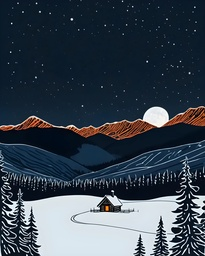
#> input picture images/tomes/essais-ia/tome-1/titre-tome-1-original.jpg, 205 x 256 px, shrunk from 3072 x 3840 before the run
$ python -i vectoriser.py   (imports and definitions only)
#> lines starting #> are read from the running program, lines starting #| are printed output that depends on the picture; after the words box and inside, x2 and y2 are one past the last pixel; in counts of white or black regions, pixels touching at a corner belong together
"""Calque fidèle d'un dessin au trait : l'image agrandie, coupée en tons (trait foncé, trait pâle,
aplats), chaque ton passé à potrace en courbes de Bézier. Le trait garde l'épaisseur que le
dessinateur lui a donnée ; rien n'est redessiné, symétrisé ni « encré » par-dessus."""
import numpy as np, potrace
from PIL import Image
from scipy import ndimage as ndi
from skimage.morphology import remove_small_objects, disk


# [8 lines left out: function gris, not called in this run]


def nettoyer(m, k, aire_min):
    """Enlève les miettes plus petites que aire_min pixels d'origine."""
    return remove_small_objects(m, max_size=int(aire_min * k * k))


# [95 lines left out: functions tons, chemin, svg, calque_tons, blanchir, not called in this run]


def calque_encre_ombre(chemin, k=6, sigma=0.35, cmax=160.0, rayon=2.0, miette=1.5,
                       sat_min=6, ombre_lisse=0.8, ombre_min=6.0):
    """Dessin à l'encre avec aplats d'ombre colorés (planche de croquis) : rend (encre, ombre),
    deux masques à l'échelle k. L'encre est coupée à mi-chemin cœur-fond ; l'ombre est ce qui
    est teinté sans être de l'encre, lissé, et passe un peu sous l'encre pour ne laisser aucun jour."""
#> called with k = 6, sigma = 0.35, cmax = 160, rayon = 2, miette = 1.5, sat_min = 6, ombre_lisse = 0.8, ombre_min = 6
    im = Image.open(chemin).convert('RGB')
#> im is the input picture: PIL image 205x256 RGB; mean R, G, B 56, 67.5, 79.4
    W, H = im.size
#> W = 205; H = 256
    big = im.resize((W * k, H * k), Image.BICUBIC)
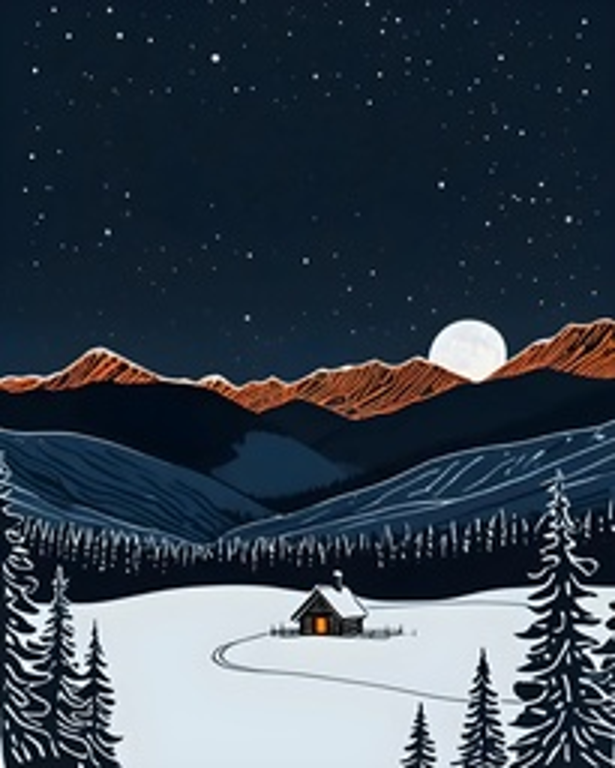
#> big: PIL image 1230x1536 RGB (shown at 1/2 size); mean R, G, B 56.1, 67.5, 79.4
    a = np.asarray(big, float)
    if sigma:
        a = ndi.gaussian_filter(a, (sigma * k, sigma * k, 0))
    G = a.mean(2); S = a.max(2) - a.min(2)
#> after `G = a.mean(2)`:
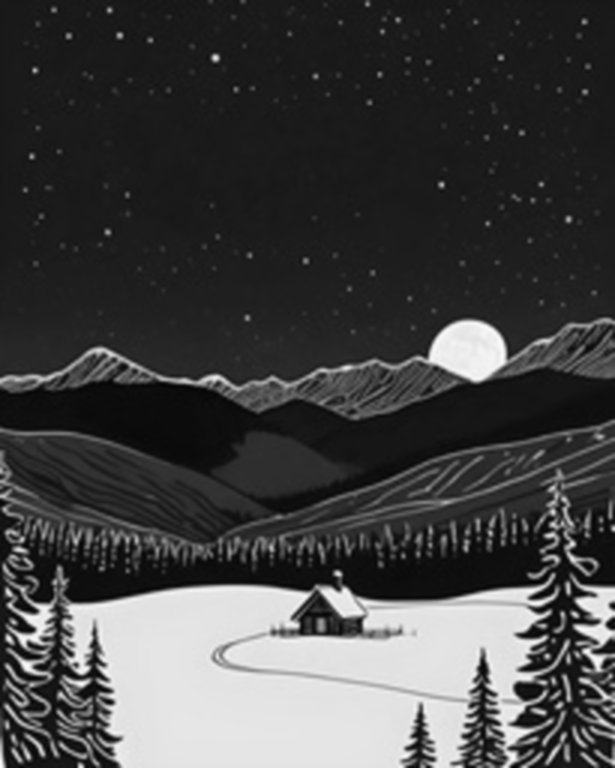
#> G: shape (1536, 1230) float64 (shown at 1/2 size); min 3.84, max 251.6, mean 67.7
#> after `S = a.max(2) - a.min(2)`:
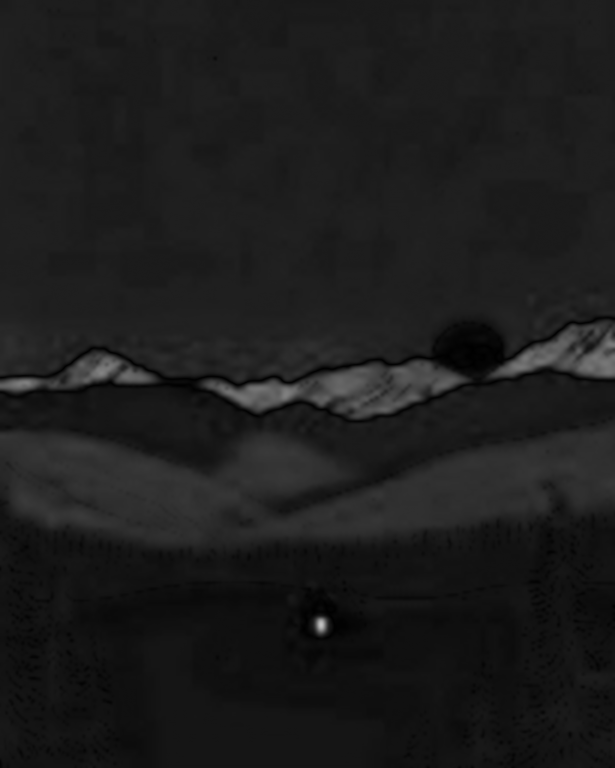
#> S: shape (1536, 1230) float64 (shown at 1/2 size); min 0.0546, max 194.8, mean 28.6
    coeur = ndi.minimum_filter(G, footprint=disk(int(rayon * k)))
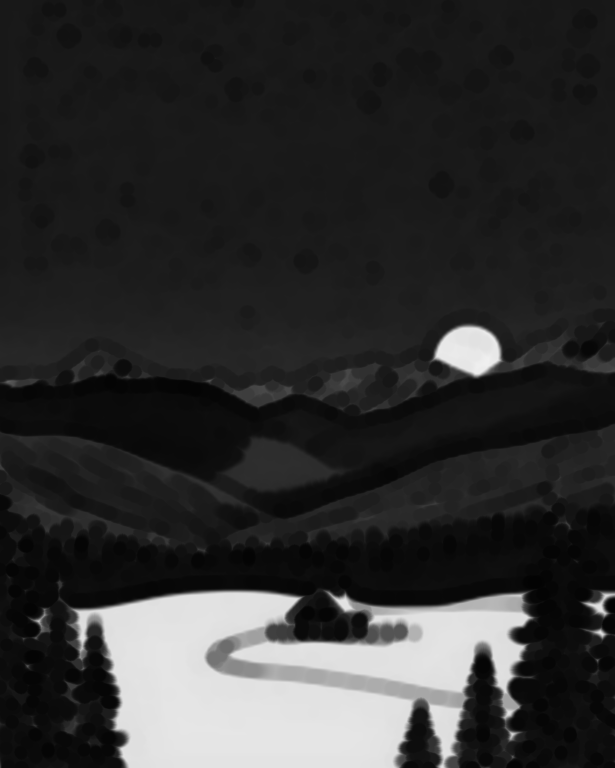
#> coeur: shape (1536, 1230) float64 (shown at 1/2 size); min 3.84, max 240.5, mean 48.7
    encre = (G < (coeur + 255) / 2) & (coeur < cmax)
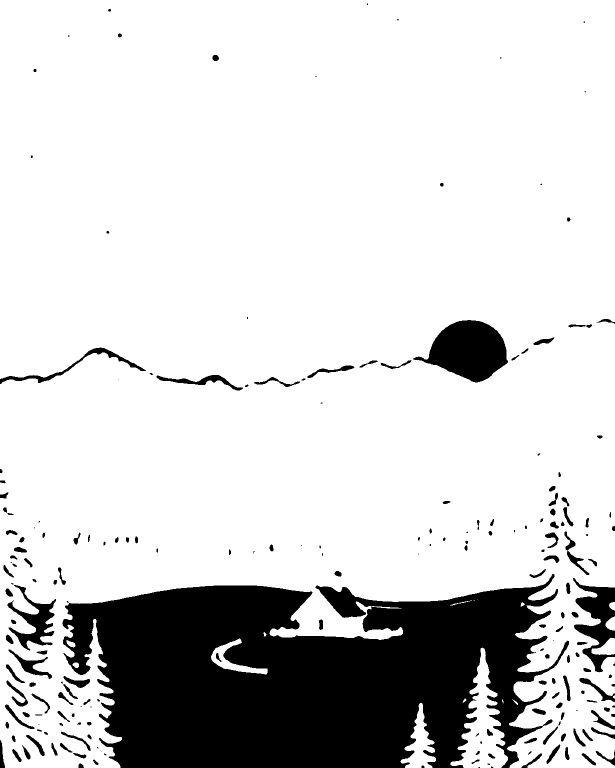
#> encre: shape (1536, 1230) bool (shown at 1/2 size); 82.8% white; 207 black regions (44 under 20 px), largest, box (x1, y1, x2, y2) and area: (125, 1148, 1138, 1536) 274009, (826, 640, 1016, 765) 14281, (1146, 1156, 1230, 1345) 7053
    encre = nettoyer(ndi.binary_opening(encre, structure=disk(1)), k, miette)
    om = (S >= sat_min) & (G > 150) & (G < 243) & ~encre
    r = max(1, int(ombre_lisse * k))
    om = ndi.binary_closing(ndi.binary_opening(om, structure=disk(r)), structure=disk(r))
    om = nettoyer(om, k, ombre_min)
    om = om | (ndi.binary_dilation(om, structure=disk(int(1.2 * k))) & encre)
    return encre, om


# [68 lines left out: functions morceaux, isoler, sous_bande, not called in this run]

#> (the run stopped early here; a loop or call above may not have finished)
